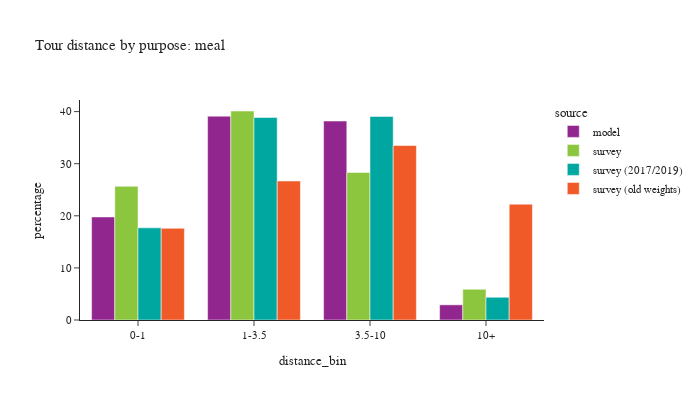

Write notebook code for a chart like this one.
### Code cell
plot_bins(tour, tour['pdpurp'] == 6, 'meal')

### Figure 1 — Plotly figure (JSON) as saved in the notebook; plotly's stock layout.template omitted (floating-point values rounded to 4 significant figures)
{"data": [{"alignmentgroup": "True", "customdata": [[36413], [72045], [70328], [5357]], "hovertemplate": "source=model<br>distance_bin=%{x}<br>percentage=%{y}<br>sample count=%{customdata[0]}<extra></extra>", "legendgroup": "model", "marker": {"color": "#91268F", "pattern": {"shape": ""}}, "name": "model", "offsetgroup": "model", "orientation": "v", "showlegend": true, "textposition": "auto", "type": "bar", "x": ["0-1", "1-3.5", "3.5-10", "10+"], "xaxis": "x", "y": [19.77, 39.12, 38.19, 2.909], "yaxis": "y"}, {"alignmentgroup": "True", "customdata": [[269], [256], [198], [78]], "hovertemplate": "source=survey<br>distance_bin=%{x}<br>percentage=%{y}<br>sample count=%{customdata[0]}<extra></extra>", "legendgroup": "survey", "marker": {"color": "#8CC63E", "pattern": {"shape": ""}}, "name": "survey", "offsetgroup": "survey", "orientation": "v", "showlegend": true, "textposition": "auto", "type": "bar", "x": ["0-1", "1-3.5", "3.5-10", "10+"], "xaxis": "x", "y": [25.67, 40.12, 28.32, 5.9], "yaxis": "y"}, {"alignmentgroup": "True", "customdata": [[257], [244], [192], [73]], "hovertemplate": "source=survey (2017/2019)<br>distance_bin=%{x}<br>percentage=%{y}<br>sample count=%{customdata[0]}<extra></extra>", "legendgroup": "survey (2017/2019)", "marker": {"color": "#00A7A0", "pattern": {"shape": ""}}, "name": "survey (2017/2019)", "offsetgroup": "survey (2017/2019)", "orientation": "v", "showlegend": true, "textposition": "auto", "type": "bar", "x": ["0-1", "1-3.5", "3.5-10", "10+"], "xaxis": "x", "y": [17.69, 38.88, 39.07, 4.367], "yaxis": "y"}, {"alignmentgroup": "True", "customdata": [[577], [497], [311], [129]], "hovertemplate": "source=survey (old weights)<br>distance_bin=%{x}<br>percentage=%{y}<br>sample count=%{customdata[0]}<extra></extra>", "legendgroup": "survey (old weights)", "marker": {"color": "#F05A28", "pattern": {"shape": ""}}, "name": "survey (old weights)", "offsetgroup": "survey (old weights)", "orientation": "v", "showlegend": true, "textposition": "auto", "type": "bar", "x": ["0-1", "1-3.5", "3.5-10", "10+"], "xaxis": "x", "y": [17.6, 26.68, 33.49, 22.23], "yaxis": "y"}], "layout": {"barmode": "group", "font": {"size": 11}, "height": 400, "legend": {"title": {"text": "source"}, "tracegroupgap": 0}, "title": {"text": "Tour distance by purpose: meal"}, "width": 700, "xaxis": {"anchor": "y", "domain": [0.0, 1.0], "title": {"text": "distance_bin"}}, "yaxis": {"anchor": "x", "domain": [0.0, 1.0], "title": {"text": "percentage"}}}}
